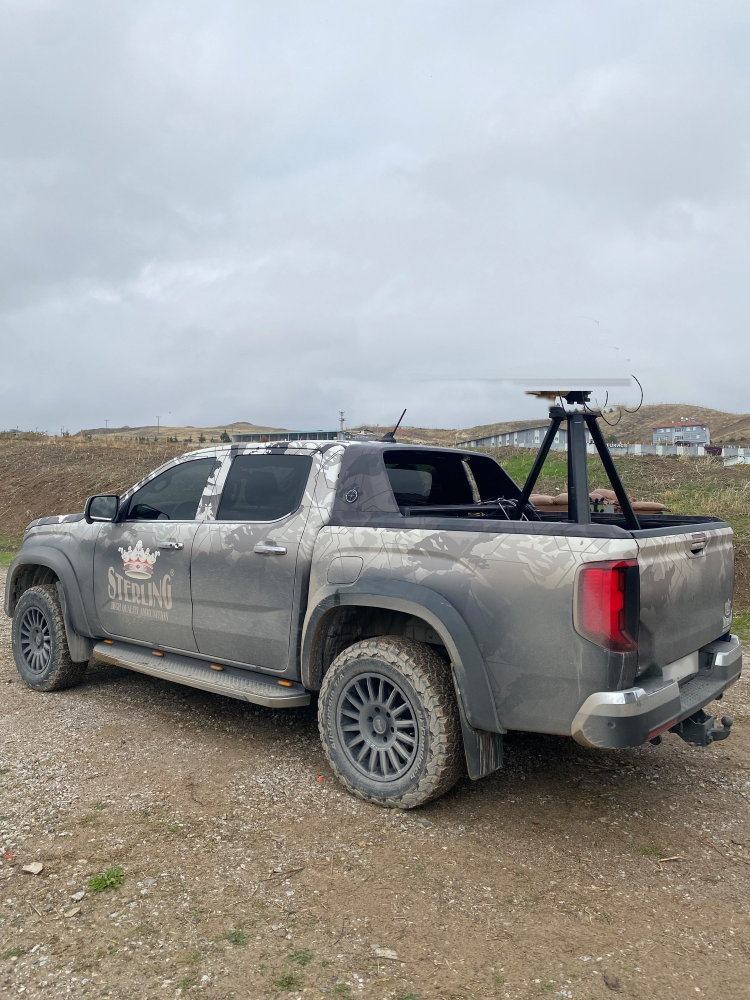
#> input picture animasyon/assets/amarok-arka-taret-clean.jpg, 1500 x 2000 px (shown at 1/2 size)
$ python pikap_plaka.py
#> lines starting #> are read from the running program, lines starting #| are printed output that depends on the picture; after the words box and inside, x2 and y2 are one past the last pixel; in counts of white or black regions, pixels touching at a corner belong together
"""Ürün filmi için temiz pikap plakası: fotoğraftaki kulenin kalıntılarını (namlu izi, kablolar, taban parçaları) siler.

    python3 render/rotus/pikap_plaka.py     # animasyon/assets/amarok-arka-taret-clean.jpg -> urunfilmi/assets/pikap-plaka.jpg

Filmdeki plaka, kule kesmesinin altında kalan artıkları gizlemiyordu; 3B kule bindirilecek plakada gökyüzü temiz,
tripod başlığının üstü boş olmalı. Gökyüzü, bölgenin sol ve sağ kenarındaki gerçek gökyüzünden satır satır
aradeğerlenir (üst kenardaki bulut dokusu aşağı doğru sönerek taşınır); böylece koyu tripod rengi yukarı bulaşmaz.
Tripod ve araç fotoğraftaki gibi kalır.
"""
import os
import numpy as np, cv2

KOK = os.path.join(os.path.dirname(os.path.abspath(__file__)), '..', '..')
img = cv2.imread(os.path.join(KOK, 'animasyon', 'assets', 'amarok-arka-taret-clean.jpg')).astype(np.float32)
X0, X1, Y0, Y1, XS, YS = 800, 1300, 590, 812, 1205, 804            # bölge; XS'nin sağında alt sınır YS (tepeler başlıyor)
rng = np.random.default_rng(5)

sol = cv2.GaussianBlur(img[:, X0 - 22:X0 - 2].mean(axis=1, keepdims=True), (1, 31), 0)[:, 0]      # satır başına sol kenar rengi
#> sol = 2000 rows, first 8: [236.2, 227.4, 214.5], [236.2, 227.4, 214.5], [236.2, 227.5, 214.5], [236.2, 227.5, 214.5], [236.3, 227.5, 214.5], [236.3, 227.5, 214.5], [236.4, 227.5, 214.5], [236.5, 227.5, 214.6]
sag = cv2.GaussianBlur(img[:, X1 + 2:X1 + 22].mean(axis=1, keepdims=True), (1, 31), 0)[:, 0]      # satır başına sağ kenar rengi
#> sag = 2000 rows, first 8: [237.9, 223.7, 211.7], [237.9, 223.7, 211.7], [237.9, 223.7, 211.7], [237.8, 223.6, 211.6], [237.8, 223.6, 211.6], [237.7, 223.5, 211.5], [237.6, 223.4, 211.4], [237.5, 223.3, 211.3]
ust = img[Y0 - 8:Y0 - 1].mean(axis=0)                                                              # üst kenardaki bulut dokusu
#> ust = 1500 rows, first 8: [201.9, 192.9, 179.9], [202, 193, 180], [202, 193, 180], [202.6, 193.6, 180.6], [202.6, 193.6, 180.6], [202.7, 193.7, 180.7], [202.9, 193.9, 180.9], [202.9, 193.9, 180.9]
u = ((np.arange(X0, X1) - X0) / (X1 - X0))[None, :, None]
dolgu = np.empty((Y1 - Y0, X1 - X0, 3), np.float32)
for y in range(Y0, Y1):
    s, g = sol[y], (sag[y] if y < YS else sag[YS - 1] + (sol[y] - sol[YS - 1]))
    dolgu[y - Y0] = (s[None, :] * (1 - u[0]) + g[None, :] * u[0])
#> this loop made 222 passes
#> (s, g) on passes 1 to 3: ([231.4, 219.4, 209.4], [228.4, 215.4, 207.4]), ([231.3, 219.3, 209.3], [228.4, 215.4, 207.4]), ([231.3, 219.3, 209.3], [228.4, 215.4, 207.4])
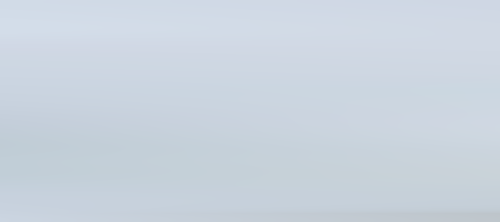
#> dolgu: shape (222, 500, 3) float32; mean of channels 0, 1, 2 223.2, 212.7, 202.9; drawn as B, G, R
ustfark = ust[X0:X1] - (sol[Y0][None, :] * (1 - u[0]) + sag[Y0][None, :] * u[0])                   # üst kenar ile düz dolgunun farkı
#> ustfark = 500 rows, first 8: [-0.931, -1.93, 0.068], [-0.925, -1.92, 0.072], [-0.919, -1.91, 0.0759], [-0.914, -1.91, 0.0799], [-0.908, -1.9, 0.0838], [-0.902, -1.89, 0.0878], [-0.896, -1.88, 0.0917], [-0.89, -1.88, 0.0957]
v = ((np.arange(Y0, Y1) - Y0) / (Y1 - Y0))[:, None, None]
dolgu += ustfark[None, :, :] * (1 - v) ** 2
# çevredeki gökyüzünün kumlanması
gri = cv2.cvtColor(img.astype(np.uint8), cv2.COLOR_BGR2GRAY).astype(np.float32); ince = gri - cv2.GaussianBlur(gri, (0, 0), 2.0)
#> after `gri = cv2.cvtColor(img.astype(np.uint8), cv2.COLOR_BGR2GRAY).astype(np`:
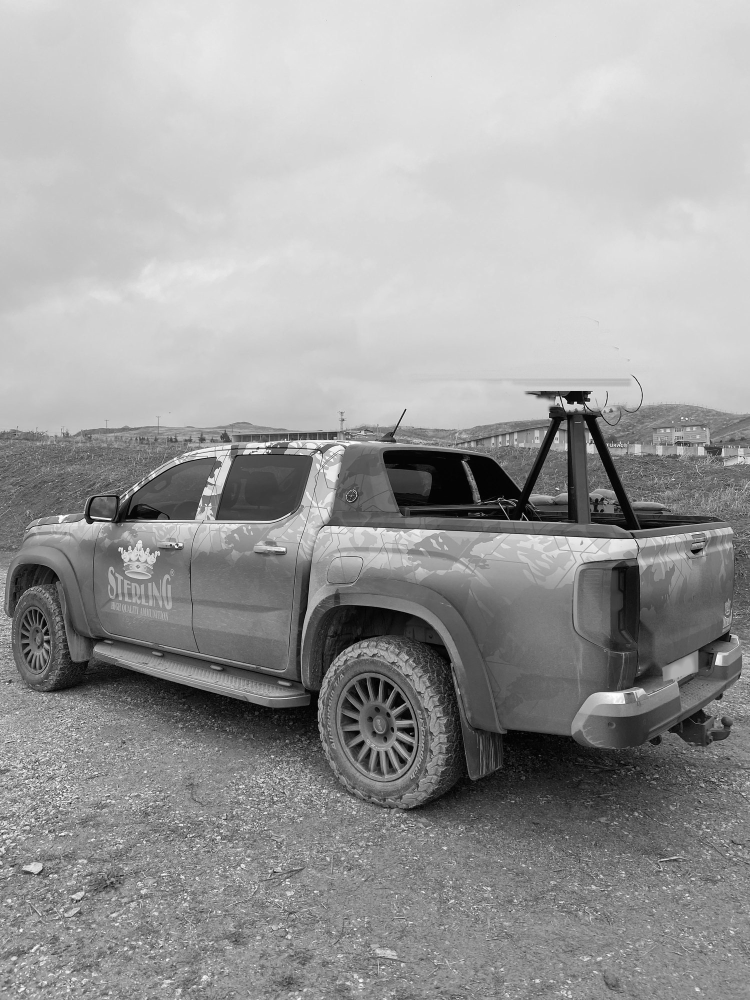
#> gri: shape (2000, 1500) float32 (shown at 1/2 size); min 0, max 255, mean 156.4
#> after `ince = gri - cv2.GaussianBlur(gri, (0, 0), 2.0)`:
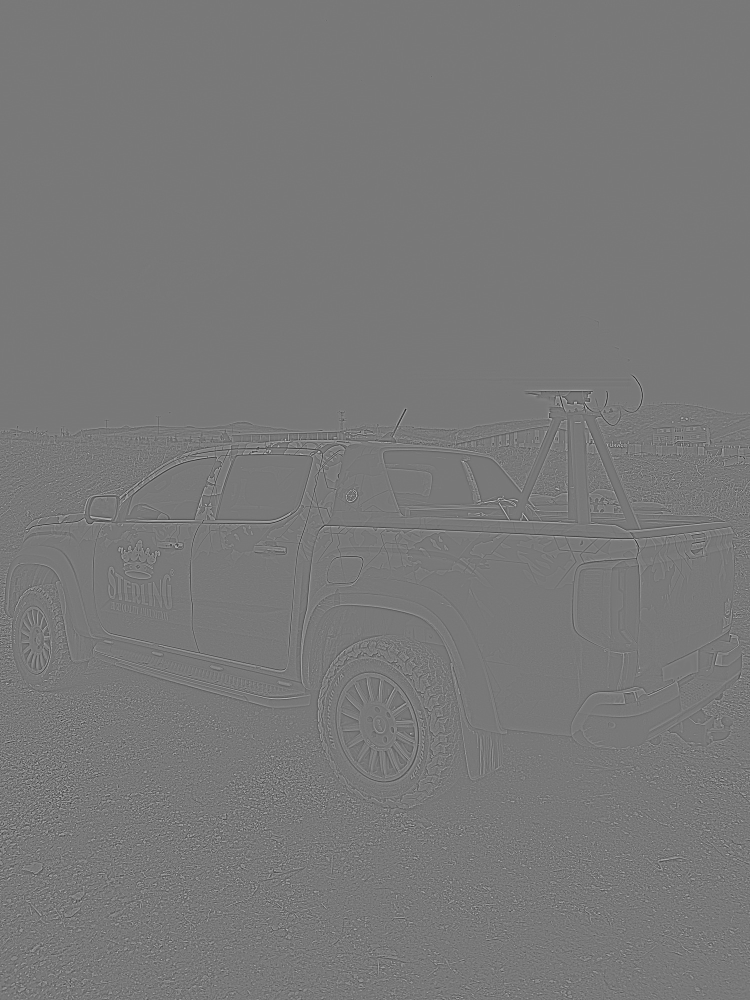
#> ince: shape (2000, 1500) float32 (shown at 1/2 size); min -165.4, max 183.8, mean 0; drawn with min black and max white
sigma = float(np.std(ince[Y0 - 60:Y0 - 5, X0:X1]))
#> sigma = 0.394
dolgu += (cv2.GaussianBlur(rng.standard_normal(dolgu.shape[:2]).astype(np.float32), (0, 0), 0.7) * sigma * 1.5)[..., None]

m = np.zeros(img.shape[:2], np.float32); m[Y0:Y1, X0:XS] = 1; m[Y0:YS, XS:X1] = 1
yum = cv2.GaussianBlur(m, (0, 0), 3.0); yum[Y1:, :] = 0; yum[YS:, XS:] = 0                         # kenarlar yumuşak, alt sınır (tripod, tepe) keskin
tam = img.copy(); tam[Y0:Y1, X0:X1] = dolgu
out = img * (1 - yum[..., None]) + tam * yum[..., None]
# tepelerin önünde kalan kablo halkaları: ince olduğu için çevresinden doldurmak yeter
o8 = np.clip(out, 0, 255).astype(np.uint8); g8 = cv2.cvtColor(o8, cv2.COLOR_BGR2GRAY); kablo = np.zeros(g8.shape, np.uint8)
kablo[YS - 4:860, 1183:1298] = (g8[YS - 4:860, 1183:1298] < 78).astype(np.uint8) * 255
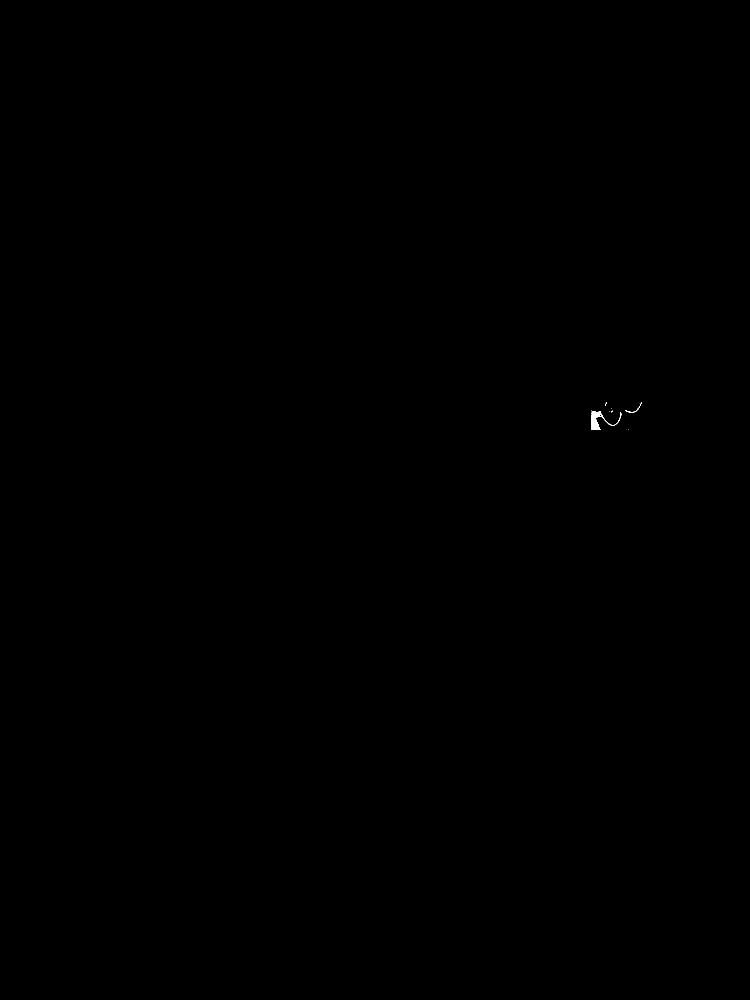
#> kablo: shape (2000, 1500) (shown at 1/2 size); 0.02% white; 8 white regions (6 under 20 px), largest, box (x1, y1, x2, y2) and area: (1183, 821, 1243, 860) 615, (1250, 804, 1283, 825) 62
o8 = cv2.inpaint(o8, cv2.dilate(kablo, np.ones((5, 5), np.uint8)), 4, cv2.INPAINT_TELEA)
os.makedirs(os.path.join(KOK, 'urunfilmi', 'assets'), exist_ok=True)
cv2.imwrite(os.path.join(KOK, 'urunfilmi', 'assets', 'pikap-plaka.jpg'), o8, [cv2.IMWRITE_JPEG_QUALITY, 94]); print('yazıldı urunfilmi/assets/pikap-plaka.jpg')
#| yazıldı urunfilmi/assets/pikap-plaka.jpg

$ run again, with animasyon/assets/amarok-arka-sensor.jpg copied over animasyon/assets/amarok-arka-taret-clean.jpg
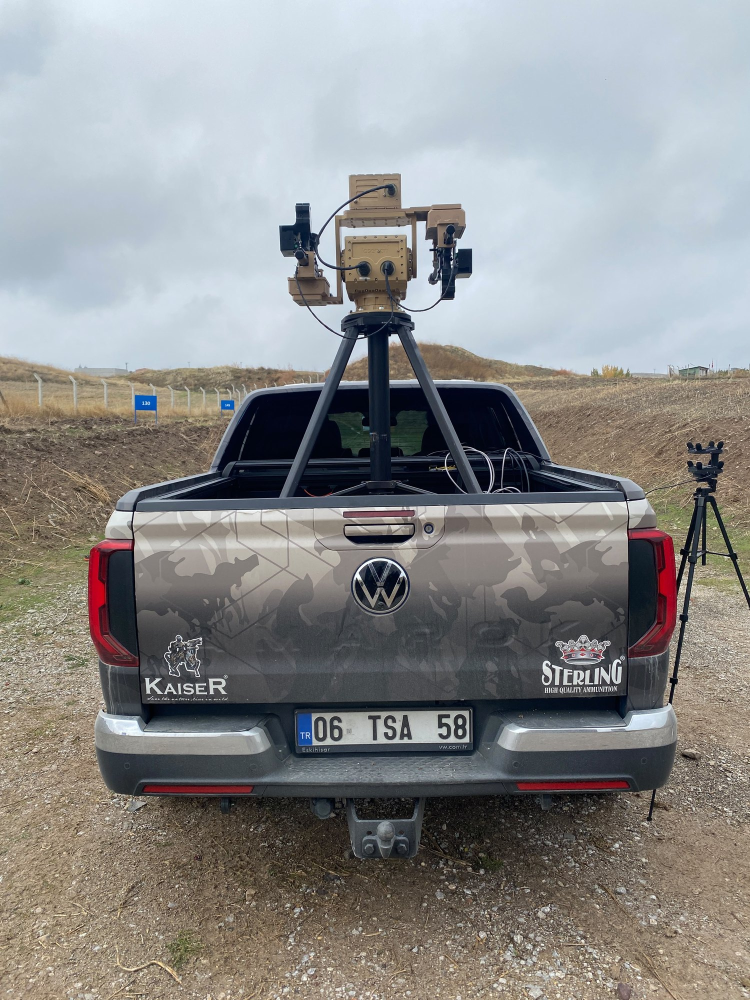
#> input picture animasyon/assets/amarok-arka-sensor.jpg, 1500 x 2000 px (shown at 1/2 size)
#> sol = 2000 rows, first 8: [243.3, 229.3, 217.3], [243.3, 229.3, 217.3], [243.3, 229.3, 217.3], [243.2, 229.3, 217.3], [243.2, 229.2, 217.2], [243.1, 229.1, 217.1], [243, 229, 217], [242.9, 228.9, 216.9]
#> sag = 2000 rows, first 8: [221.6, 212.6, 199.6], [221.6, 212.6, 199.6], [221.5, 212.5, 199.5], [221.5, 212.5, 199.5], [221.5, 212.5, 199.5], [221.4, 212.4, 199.4], [221.3, 212.3, 199.3], [221.3, 212.3, 199.3]
#> ust = 1500 rows, first 8: [222.9, 209.4, 199.1], [222.9, 209.4, 199.1], [222.9, 209.7, 198.6], [223.3, 210.1, 199], [223.4, 210.3, 198.6], [223.6, 210.4, 198.7], [223.7, 210.9, 198.3], [223.7, 210.9, 198.3]
#> the loop `for y in range(Y0, Y1):` made 222 passes
#> (s, g) on passes 1 to 3: ([59.02, 57.4, 61.34], [224, 210.1, 197.8]), ([60.43, 58.52, 62.2], [223.8, 210, 197.6]), ([61.81, 59.62, 63.07], [223.6, 209.8, 197.4])
#> after the loop `for y in range(Y0, Y1):`:
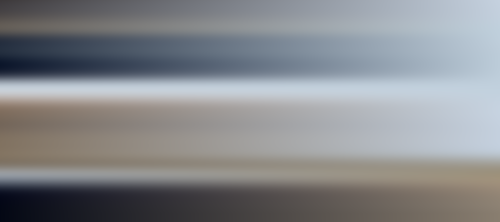
#> dolgu: shape (222, 500, 3) float32; mean of channels 0, 1, 2 140.6, 137, 134.6; drawn as B, G, R
#> ustfark = 500 rows, first 8: [9.84, 16.18, 20.23], [16.65, 22.73, 26.67], [15.47, 20.85, 22.26], [6.99, 10.12, 11.84], [3.81, 5.24, 7.57], [4.91, 6.08, 8.44], [5, 5.77, 11.02], [4.25, 6.04, 11.61]
#> sigma = 12.8
#> `o8 = np.clip(out, 0, 255).astype(np.uint8)`:
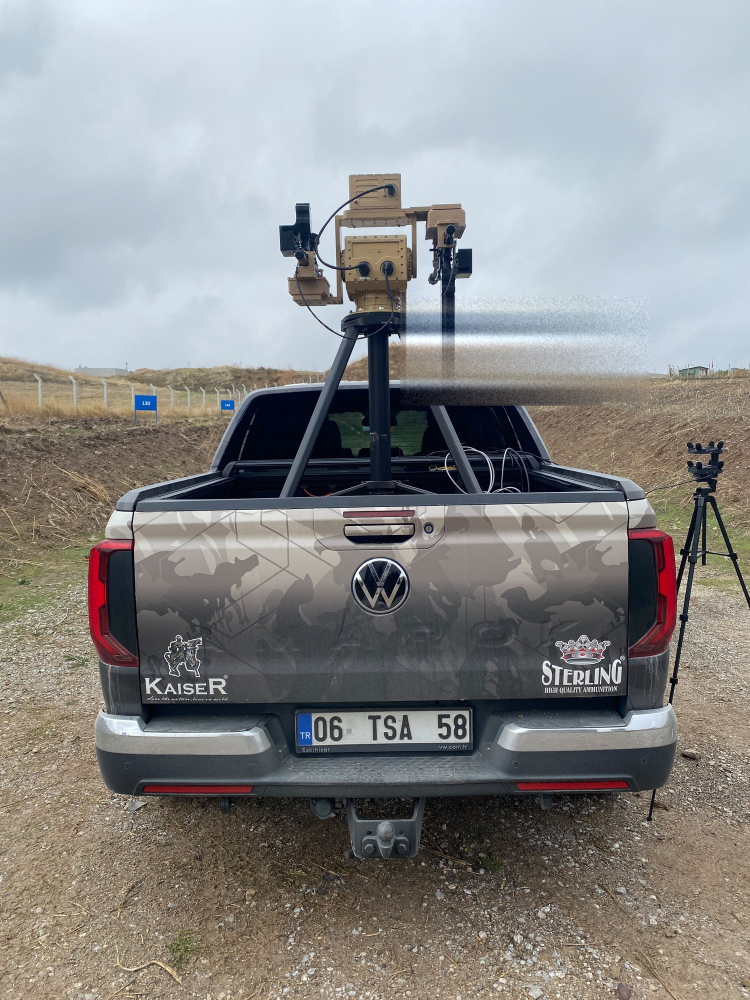
#> o8: shape (2000, 1500, 3) (shown at 1/2 size); mean B, G, R 139.3, 139.9, 139.9
#> kablo: shape (2000, 1500); 0% white in thin lines or dots, all inside (x1, y1, x2, y2) = (1183, 806, 1298, 860)
#| yazıldı urunfilmi/assets/pikap-plaka.jpg
